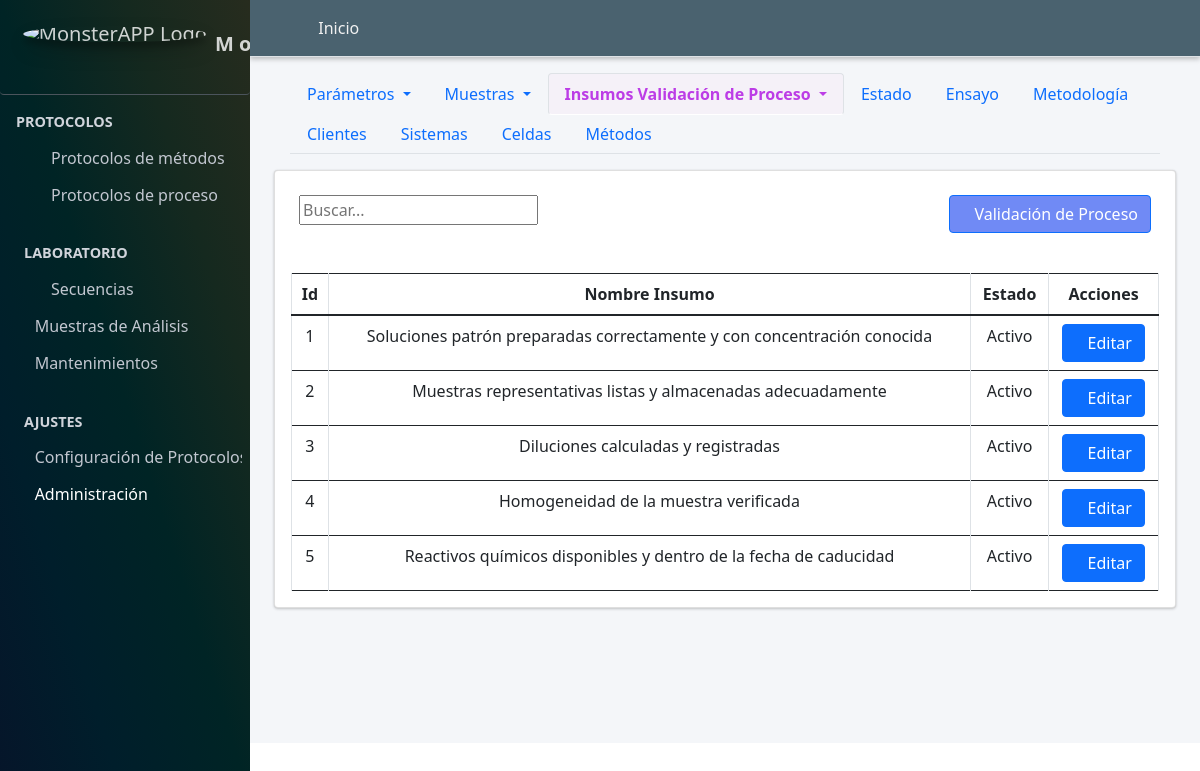
Page /viavilidad_proceso/ (signed in) on the committed database.
### Aplicaciones/Protocolo_Muestras/models.py (models this page shows, shortened)
class ViabilidadProceso(models.Model):
    nombre_viabilidad=models.CharField(verbose_name="Insumos del Proceso", max_length=90, null=True, blank=False, unique=True)
    class Condicion(models.TextChoices):
        ACTIVO = "Activo", "ACTIVO"
        PASIVO = "Pasivo", "PASIVO"
    condicion=models.CharField(max_length=90, choices=Condicion.choices, default=Condicion.ACTIVO, verbose_name="Condicion")

### Aplicaciones/Protocolo_Metodos/views.py (the view)
# urls.py: path("viavilidad_proceso/", views.viavilidad_proceso, name="viavilidad_proceso"),
@login_required
@group_required('Administrador')
def viavilidad_proceso(request):
    titulo="Viavilidad Proceso"
    viavilidad_proceso=ViabilidadProceso.objects.all()
    if request.method == "POST":
        form = viavilidad_procesoForm(request.POST or None)
        if form.is_valid():
            form.save()
            messages.success(request, "Registro creado satisfactoriamente")
            return redirect("viavilidad_proceso")
        else:
             messages.error(request, "Por favor revisa los datos ingresados")
    else:
        form = viavilidad_procesoForm()
    context={
        "titulo":titulo,
        "form":form,
        "viavilidad_proceso":viavilidad_proceso,
    }
    return render(request, "protocolo_metodos/viavilidad_proceso.html", context)

### Aplicaciones/Protocolo_Metodos/forms.py
class viavilidad_procesoForm(forms.ModelForm):
    class Meta:
        model=ViabilidadProceso
        exclude=["condicion"]

### Aplicaciones/Protocolo_Metodos/views.py (called while the page is built)
def group_required(group_name):
    return user_passes_test(
        lambda user: user.is_authenticated and (
            user.is_superuser or user.groups.filter(name=group_name).exists()
        )
    )

### MONSTER_APP/templates/protocolo_metodos/viavilidad_proceso.html (shortened to what this page needs)
{% extends "partial/body.html" %}
{% load crispy_forms_tags %}
{% load crispy_forms_filters %}
{% block contenido %}
{% load django_bootstrap5 %}
{% include "partial/header_configuracion_protocolo_metodos.html" %}
        <div class="container-fluid">
        <div class="card">
          <div class="container-fluid">
            <div class="row">
              <div class="col-md-6">
                <br>
                       <div class="text-right">
            <div class="input-group rounded">
                <input type="search" id="myInput" class="numberinput gj-textbox-md" placeholder="Buscar..." aria-label="Search" aria-describedby="search-addon" />
              </div>
        </div>
                  </div>
                  <div class="col-md-6">
                    <br>
                      <div class="d-grid gap-2 d-md-flex justify-content-md-end">
                        <button class="btn btn-primary" style="background:#486af3c7" data-bs-toggle="modal" data-bs-target="#crear_parametros"><span class="fa fa-plus-circle"></span>Validación de Proceso</button>
                        </div>
              </div>
              </div>
          </div><br>
            <div class="card-body table-responsive">
              <table class="table  table-bordered display" id="example3">
                <thead class="">
                    <tr class="text-center">
                        <th class="text-center">Id</th>
                        <th class="text-center">Nombre Insumo</th>
                        <th class="text-center">Estado</th>
                        <th class="all text-center" >Acciones</th>
                    </tr>
                </thead>
                <tbody id="myTable">
                    {% for item in viavilidad_proceso.all %}
                    <tr class="text-center">
                        <td class="text-center">{{item.id}}</td>
                        <td class="text-center">{{item.nombre_viabilidad}}</td>
                        <td class="text-center">{{item.condicion}}</td>
                        <td>
                            <a href="{% url 'editar_viavilidad_proceso' item.pk %}" class="btn btn-primary btn-circle text-center" data-bs-target="#modal_parametros_{{ item.pk }}" data-bs-toggle="modal"><span class="fa fa-edit"></span>Editar</a>
                        </td>
                    </tr>
<div class="modal fade" id="modal_parametros_{{ item.pk }}" tabindex="-1" aria-labelledby="modal_parametros" aria-hidden="true">
  {% endfor%}
</tbody>
</table>
</div>
</div>
</div>
{% endblock contenido %}

### rows in the picture
ViabilidadProceso: id "1", nombre_viabilidad "Soluciones patrón preparadas correctamente y con concentración conocida", condicion "Activo"
ViabilidadProceso: id "2", nombre_viabilidad "Muestras representativas listas y almacenadas adecuadamente", condicion "Activo"
ViabilidadProceso: id "3", nombre_viabilidad "Diluciones calculadas y registradas", condicion "Activo"
ViabilidadProceso: id "4", nombre_viabilidad "Homogeneidad de la muestra verificada", condicion "Activo"
ViabilidadProceso: id "5", nombre_viabilidad "Reactivos químicos disponibles y dentro de la fecha de caducidad", condicion "Activo"
